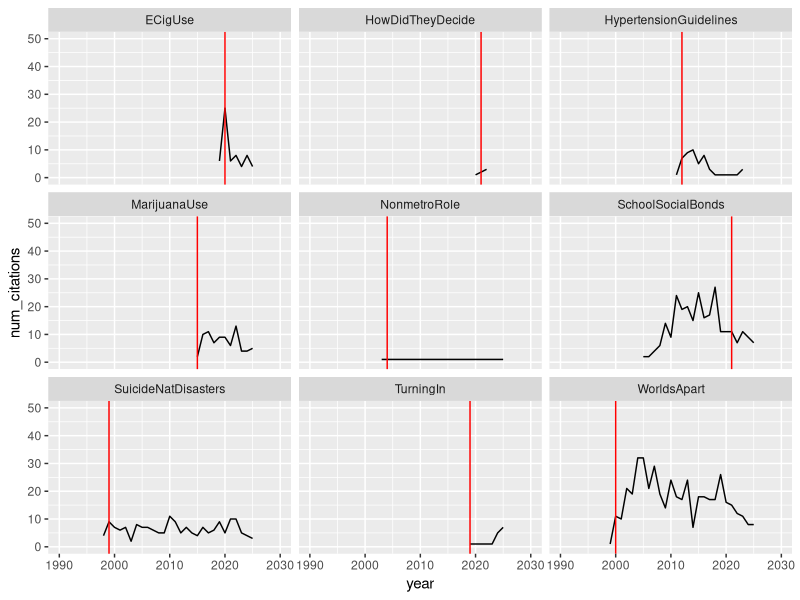

Here is the R script that generated this plot:
## ---- chunk 1
library(tidyverse)
library(parallel)
library(lubridate)

knitr::opts_chunk$set(echo = TRUE)
# setwd(...)

# load data
merged <- read_csv("merged.csv")
refs <- read_csv("citations/refs_merged.csv")
## ---- chunk 2
# number of citations per paper
refs |> group_by(filepath) |> count()

# add retraction years to refs
refs$ret.year <- numeric(length = nrow(refs))
refs$ret.year[which(refs$filepath == "ECigUse")] <- merged$RetractionYear[5]
refs$ret.year[which(refs$filepath == "HowDidTheyDecide")] <- merged$RetractionYear[6]
refs$ret.year[which(refs$filepath == "HypertensionGuidelines")] <- merged$RetractionYear[9]
refs$ret.year[which(refs$filepath == "MarijuanaUse")] <- merged$RetractionYear[7]
refs$ret.year[which(refs$filepath == "NonmetroRole")] <- merged$RetractionYear[2]
refs$ret.year[which(refs$filepath == "SchoolSocialBonds")] <- merged$RetractionYear[3]
refs$ret.year[which(refs$filepath == "SuicideNatDisasters")] <- merged$RetractionYear[4]
refs$ret.year[which(refs$filepath == "TurningIn")] <- merged$RetractionYear[8]
refs$ret.year[which(refs$filepath == "WorldsApart")] <- merged$RetractionYear[1]

# number of citations per paper by year
refsbyyear <- refs |> group_by(filepath, year, ret.year) |>
  summarise(num_citations = n())
(head(refsbyyear, 20))
## ---- chunk 3
# plot citations by year
refsbyyear |> 
  group_by(filepath) |>
  ggplot(aes(x = year, y = num_citations)) +
    geom_line() +
    geom_vline(aes(xintercept = ret.year), colour = "red") +
    xlim(1990, 2030) +
    ylim(0, 50) +
    facet_wrap(~filepath)

## ---- chunk 4
refsbyyear |> group_by(filepath, year <= ret.year) |>
  count()
## ---- chunk 5
# create flag
refs <- refs |> mutate(ref.same.year = (year == ret.year))

# number citing papers retracted during the publication year
refs |> group_by(ref.same.year) |> summarise(n())

# number with available publication date
refs |> group_by(ref.same.year, !is.na(pub.date)) |> summarise(n())
